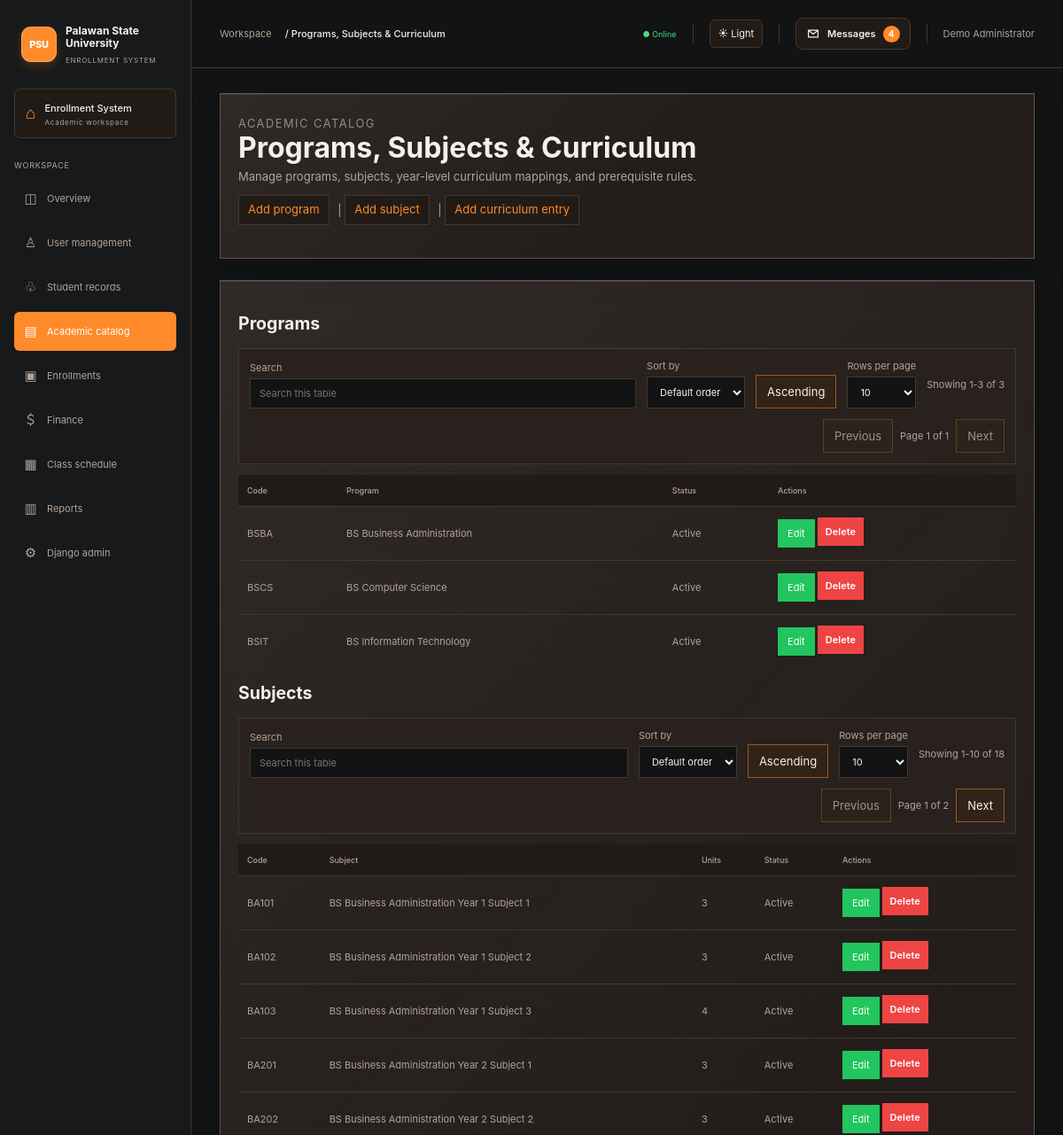
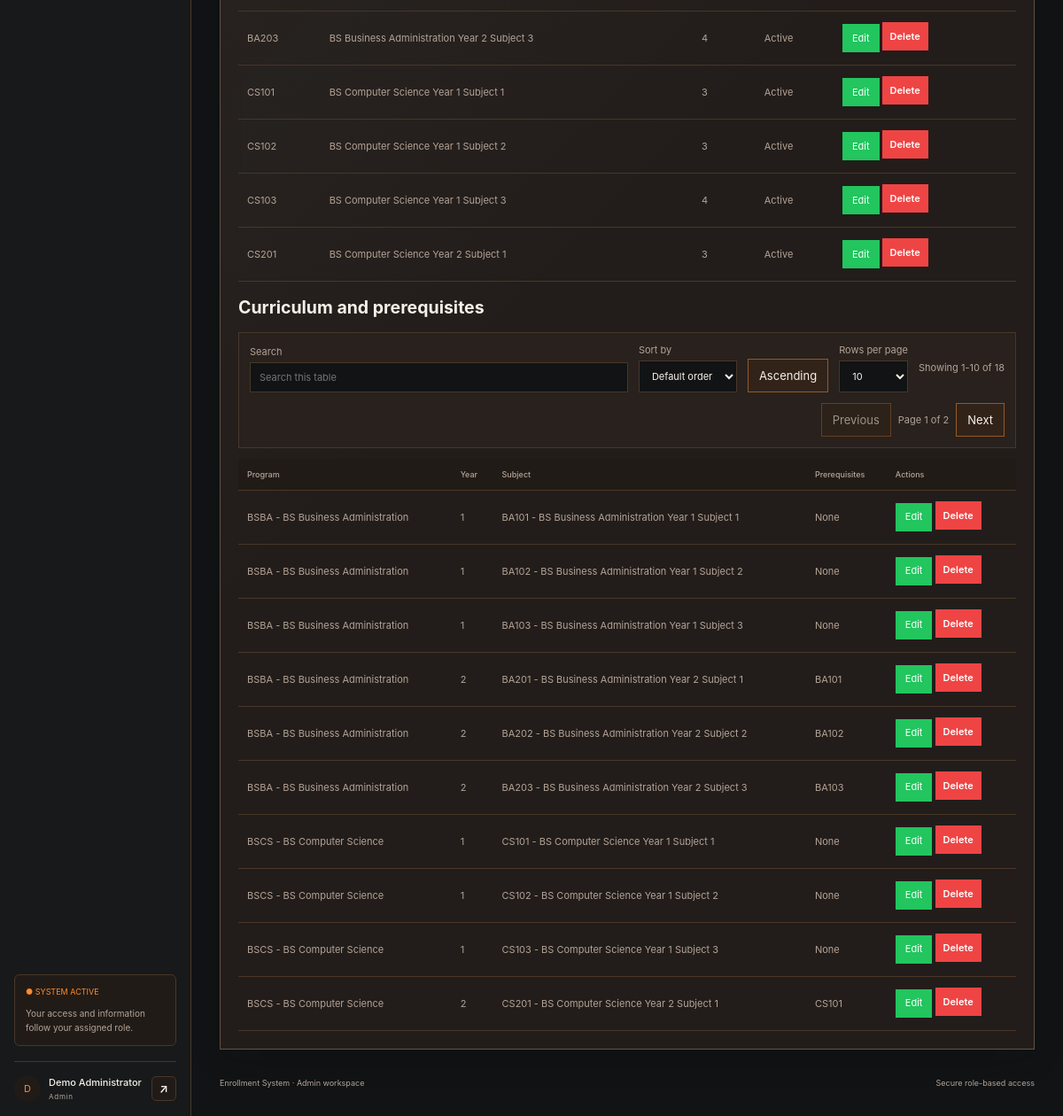
Screenshot of /academics/courses/ (signed in) with the database file from the repository (2 pictures, top to bottom).
### academics/models.py (models this page shows, shortened)
class Program(models.Model):
    code = models.CharField(max_length=20, unique=True)
    name = models.CharField(max_length=160)
    description = models.TextField(blank=True)
    is_active = models.BooleanField(default=True)
    class Meta:
        ordering = ('code',)
    def __str__(self):
        return f'{self.code} - {self.name}'

class Subject(models.Model):
    code = models.CharField(max_length=20, unique=True)
    name = models.CharField(max_length=160)
    description = models.TextField(blank=True)
    units = models.PositiveSmallIntegerField(default=3, validators=[MinValueValidator(1)])
    is_active = models.BooleanField(default=True)
    class Meta:
        ordering = ('code',)
    def __str__(self):
        return f'{self.code} - {self.name}'

class CurriculumEntry(models.Model):
    program = models.ForeignKey(Program, on_delete=models.CASCADE, related_name='curriculum')
    year_level = models.PositiveSmallIntegerField(choices=[(year, f'Year {year}') for year in range(1, 7)])
    subject = models.ForeignKey(Subject, on_delete=models.CASCADE, related_name='curriculum_entries')
    prerequisites = models.ManyToManyField(Subject, blank=True, related_name='required_for_entries')
    class Meta:
        ordering = ('program', 'year_level', 'subject__code')
        constraints = [
            models.UniqueConstraint(fields=('program', 'year_level', 'subject'), name='unique_curriculum_subject'),
        ]
    def __str__(self):
        return f'{self.program.code} Year {self.year_level}: {self.subject.code}'

### academics/views.py (the view)
# urls.py: path('courses/', views.courses, name='academics_courses'),
@roles_required(*VIEW_ROLES)
def courses(request):
    return render(request, 'academics/courses.html', {
        'title': 'Programs, Subjects & Curriculum',
        'programs': Program.objects.all(),
        'subjects': Subject.objects.all(),
        'curriculum': CurriculumEntry.objects.select_related('program', 'subject').prefetch_related('prerequisites'),
        'can_edit': has_role(request.user, *EDIT_ROLES),
    })

### config/context_processors.py (called while the page is built, shortened)
def account_roles(request):
    path_parts = request.path.strip('/').split('/')
    active_section = path_parts[0]
    if path_parts[:2] == ['students', 'users']:
        active_section = 'users'
    roles = list(request.user.groups.filter(name__in=ROLE_NAMES).values_list('name', flat=True))
    if request.user.is_superuser and 'Admin' not in roles:
        roles.append('Admin')
    return {
        'user_roles': roles,
        'is_system_admin': request.user.is_superuser,
        'active_section': active_section,
        'unread_message_count': DirectMessage.objects.filter(
            recipient=request.user,
            read_at__isnull=True,
        ).count(),
    }

### students/roles.py (called while the page is built)
def has_role(user, *roles):
    if user.is_superuser:
        return 'Admin' in roles
    return user.groups.filter(name__in=roles).exists()

def roles_required(*roles):
    def decorator(view):
        @login_required
        @wraps(view)
        def guarded(request, *args, **kwargs):
            if not has_role(request.user, *roles):
                raise PermissionDenied
            return view(request, *args, **kwargs)
        return guarded
    return decorator

### templates/academics/courses.html
{% extends 'base.html' %}
{% block content %}
<section class="page-header">
    <p class="eyebrow">Academic catalog</p>
    <h1>{{ title }}</h1>
    <p>Manage programs, subjects, year-level curriculum mappings, and prerequisite rules.</p>
    {% if can_edit %}
    <p>
        <a href="{% url 'program_add' %}">Add program</a> |
        <a href="{% url 'subject_add' %}">Add subject</a> |
        <a href="{% url 'curriculum_add' %}">Add curriculum entry</a>
    </p>
    {% endif %}
</section>
<div class="table-card">
    <h2>Programs</h2>
    <table><thead><tr><th>Code</th><th>Program</th><th>Status</th>{% if can_edit %}<th>Actions</th>{% endif %}</tr></thead>
    <tbody>{% for program in programs %}
        <tr><td>{{ program.code }}</td><td>{{ program.name }}</td><td>{{ program.is_active|yesno:"Active,Inactive" }}</td>
        {% if can_edit %}<td><a class="action-edit" href="{% url 'program_edit' program.pk %}">Edit</a>
        <form method="post" action="{% url 'academic_delete' 'program' program.pk %}" class="inline-form" data-confirm="Delete {{ program }}? This action cannot be undone.">{% csrf_token %}<button class="action-delete" type="submit">Delete</button></form></td>{% endif %}</tr>
    {% empty %}<tr><td colspan="4">No programs configured.</td></tr>{% endfor %}</tbody></table>
    <h2>Subjects</h2>
    <table><thead><tr><th>Code</th><th>Subject</th><th>Units</th><th>Status</th>{% if can_edit %}<th>Actions</th>{% endif %}</tr></thead>
    <tbody>{% for subject in subjects %}
        <tr><td>{{ subject.code }}</td><td>{{ subject.name }}</td><td>{{ subject.units }}</td><td>{{ subject.is_active|yesno:"Active,Inactive" }}</td>
        {% if can_edit %}<td><a class="action-edit" href="{% url 'subject_edit' subject.pk %}">Edit</a>
        <form method="post" action="{% url 'academic_delete' 'subject' subject.pk %}" class="inline-form" data-confirm="Delete {{ subject }}? This action cannot be undone.">{% csrf_token %}<button class="action-delete" type="submit">Delete</button></form></td>{% endif %}</tr>
    {% empty %}<tr><td colspan="5">No subjects configured.</td></tr>{% endfor %}</tbody></table>
    <h2>Curriculum and prerequisites</h2>
    <table><thead><tr><th>Program</th><th>Year</th><th>Subject</th><th>Prerequisites</th>{% if can_edit %}<th>Actions</th>{% endif %}</tr></thead>
    <tbody>{% for entry in curriculum %}
        <tr><td>{{ entry.program }}</td><td>{{ entry.year_level }}</td><td>{{ entry.subject }}</td>
        <td>{% for prerequisite in entry.prerequisites.all %}{{ prerequisite.code }}{% if not forloop.last %}, {% endif %}{% empty %}None{% endfor %}</td>
        {% if can_edit %}<td><a class="action-edit" href="{% url 'curriculum_edit' entry.pk %}">Edit</a>
        <form method="post" action="{% url 'academic_delete' 'curriculum' entry.pk %}" class="inline-form" data-confirm="Delete {{ entry }}? This action cannot be undone.">{% csrf_token %}<button class="action-delete" type="submit">Delete</button></form></td>{% endif %}</tr>
    {% empty %}<tr><td colspan="5">No curriculum entries configured.</td></tr>{% endfor %}</tbody></table>
</div>
{% endblock %}

### templates/base.html (shortened to what this page needs)
{% load static %}
<!DOCTYPE html>
<html lang="en">
<head>
    <link rel="stylesheet" href="{% static 'css/styles.css' %}?v=20261124-square-dashboards">
</head>
<body class="{% block body_class %}{% endblock %}" data-role="{{ user_roles.0|default:'Student' }}" data-system-admin="{{ is_system_admin|yesno:'true,false' }}">
    {% if not is_system_admin or request.resolver_match.url_name != 'home' %}
    <div class="app-layout">
        <aside class="app-sidebar">
            <a class="app-brand" href="{% url 'home' %}">
                <span class="app-brand-icon">PSU</span>
                <span class="app-brand-copy"><strong class="app-brand-name">Palawan State<br>University</strong><small>ENROLLMENT SYSTEM</small></span>
            </a>
            <div class="app-campus">
                <span class="app-campus-icon">⌂</span>
                <span><strong>Enrollment System</strong><small>Academic workspace</small></span>
            </div>
            <p class="app-nav-title">WORKSPACE</p>
            <nav class="app-navigation" aria-label="Main navigation">
                {% if user.is_authenticated %}
                <a class="{% if active_section == '' %}active{% endif %}" href="{% url 'home' %}"><span class="app-nav-icon">◫</span>Overview</a>
                {% if is_system_admin %}
                <a class="{% if active_section == 'users' %}active{% endif %}" href="{% url 'user_management' %}"><span class="app-nav-icon">♙</span>User management</a>
                {% endif %}
                {% if 'Admin' in user_roles or 'Registrar' in user_roles or 'Student' in user_roles %}
                <a class="{% if active_section == 'students' %}active{% endif %}" href="{% if 'Student' in user_roles and 'Registrar' not in user_roles and 'Admin' not in user_roles %}{% url 'student_profile' %}{% else %}{% url 'students_home' %}{% endif %}"><span class="app-nav-icon">♧</span>{% if is_system_admin %}Student records{% else %}Students{% endif %}</a>
                {% endif %}
                {% if 'Admin' in user_roles or 'Registrar' in user_roles or 'Instructor' in user_roles %}
                <a class="{% if active_section == 'academics' %}active{% endif %}" href="{% url 'academics_home' %}"><span class="app-nav-icon">▤</span>{% if is_system_admin %}Academic catalog{% else %}Academics{% endif %}</a>
                {% endif %}
                {% if 'Admin' in user_roles or 'Registrar' in user_roles or 'Instructor' in user_roles or 'Student' in user_roles %}
                <a class="{% if active_section == 'enrollments' %}active{% endif %}" href="{% url 'enrollments_home' %}"><span class="app-nav-icon">▣</span>Enrollments</a>
                {% endif %}
                {% if 'Admin' in user_roles or 'Cashier' in user_roles or 'Student' in user_roles %}
                <a class="{% if active_section == 'finance' %}active{% endif %}" href="{% url 'finance_home' %}"><span class="app-nav-icon">＄</span>Finance</a>
                {% endif %}
                {% if 'Admin' in user_roles or 'Registrar' in user_roles or 'Instructor' in user_roles or 'Student' in user_roles %}
                <a class="{% if active_section == 'scheduling' %}active{% endif %}" href="{% url 'scheduling_home' %}"><span class="app-nav-icon">▦</span>{% if is_system_admin %}Class schedule{% else %}Scheduling{% endif %}</a>
                {% endif %}
                {% if 'Admin' in user_roles or 'Registrar' in user_roles or 'Cashier' in user_roles or 'Student' in user_roles %}
                <a class="{% if active_section == 'reports' %}active{% endif %}" href="{% url 'reports_home' %}"><span class="app-nav-icon">▥</span>Reports</a>
                {% endif %}
                {% if is_system_admin %}
                <a href="{% url 'admin:index' %}"><span class="app-nav-icon">⚙</span>Django admin</a>
                {% endif %}
                {% else %}
                <a class="{% if active_section == 'accounts' %}active{% endif %}" href="{% url 'login' %}"><span class="app-nav-icon">↪</span>Log in</a>
                <a href="{% url 'register' %}"><span class="app-nav-icon">＋</span>Student registration</a>
                {% endif %}
            </nav>
            <div class="app-sidebar-bottom">
                <div class="app-system-note">
                    <span class="app-live">● SYSTEM ACTIVE</span>
                    <small>Your access and information follow your assigned role.</small>
                </div>
                {% if user.is_authenticated %}
                <div class="app-profile">
                    <span class="app-avatar">{{ user.get_username|first|upper }}</span>
                    <span class="app-profile-name"><strong>{{ user.get_full_name|default:user.username }}</strong><small>{{ user_roles.0|default:"User" }}</small></span>
                    <form action="{% url 'logout' %}" method="post">
                        <button class="app-logout" type="submit" aria-label="Sign out of your account" title="Sign out">↗</button>
                    </form>
                </div>
                {% endif %}
            </div>
        </aside>
        <div class="app-shell">
            <header class="app-topbar">
                <div class="app-breadcrumb">Workspace <b>/ {{ title|default:"Overview" }}</b></div>
                <div class="app-top-right"><span class="app-online">● Online</span><button class="app-theme-toggle" type="button" data-theme-toggle aria-label="Switch to light mode" aria-pressed="false">☀ Light</button>{% if user.is_authenticated %}{% include 'includes/message_notifications.html' %}<span>{{ user.get_full_name|default:user.username }}</span>{% endif %}</div>
            </header>
            <main class="container app-content">
    {% endif %}
                {% block content %}{% endblock %}
    {% if not is_system_admin or request.resolver_match.url_name != 'home' %}
                <footer class="app-footer"><span>Enrollment System · {{ user_roles.0|default:"User" }} workspace</span><span>Secure role-based access</span></footer>
            </main>
        </div>
    </div>
    {% endif %}
</body>
</html>

### rows the page displays
Program: code "BSBA", name "BS Business Administration", is_active "Active"
Program: code "BSCS", name "BS Computer Science", is_active "Active"
Program: code "BSIT", name "BS Information Technology", is_active "Active"
Subject: code "BA101", name "BS Business Administration Year 1 Subject 1", units "3", is_active "Active"
Subject: code "BA102", name "BS Business Administration Year 1 Subject 2", units "3", is_active "Active"
Subject: code "BA103", name "BS Business Administration Year 1 Subject 3", units "4", is_active "Active"
Subject: code "BA201", name "BS Business Administration Year 2 Subject 1", units "3", is_active "Active"
Subject: code "BA202", name "BS Business Administration Year 2 Subject 2", units "3", is_active "Active"
Subject: code "BA203", name "BS Business Administration Year 2 Subject 3", units "4", is_active "Active"
Subject: code "CS101", name "BS Computer Science Year 1 Subject 1", units "3", is_active "Active"
Subject: code "CS102", name "BS Computer Science Year 1 Subject 2", units "3", is_active "Active"
Subject: code "CS103", name "BS Computer Science Year 1 Subject 3", units "4", is_active "Active"
Subject: code "CS201", name "BS Computer Science Year 2 Subject 1", units "3", is_active "Active"
CurriculumEntry: program "BSBA - BS Business Administration", year_level "1", subject "BA101 - BS Business Administration Year 1 Subject 1"
CurriculumEntry: program "BSBA - BS Business Administration", year_level "1", subject "BA102 - BS Business Administration Year 1 Subject 2"
CurriculumEntry: program "BSBA - BS Business Administration", year_level "1", subject "BA103 - BS Business Administration Year 1 Subject 3"
CurriculumEntry: program "BSBA - BS Business Administration", year_level "2", subject "BA201 - BS Business Administration Year 2 Subject 1"
CurriculumEntry: program "BSBA - BS Business Administration", year_level "2", subject "BA202 - BS Business Administration Year 2 Subject 2"
CurriculumEntry: program "BSBA - BS Business Administration", year_level "2", subject "BA203 - BS Business Administration Year 2 Subject 3"
CurriculumEntry: program "BSCS - BS Computer Science", year_level "1", subject "CS101 - BS Computer Science Year 1 Subject 1"
CurriculumEntry: program "BSCS - BS Computer Science", year_level "1", subject "CS102 - BS Computer Science Year 1 Subject 2"
CurriculumEntry: program "BSCS - BS Computer Science", year_level "1", subject "CS103 - BS Computer Science Year 1 Subject 3"
CurriculumEntry: program "BSCS - BS Computer Science", year_level "2", subject "CS201 - BS Computer Science Year 2 Subject 1"

### other values shown
{{ user.get_username|first|upper }} "D"
{{ user.get_full_name|default:user.username }} "Demo Administrator"
{{ user_roles.0|default:"User" }} "Admin"
{{ title|default:"Overview" }} "Programs, Subjects & Curriculum"
{{ unread_message_count }} "4"
{{ title }} "Programs, Subjects & Curriculum"
